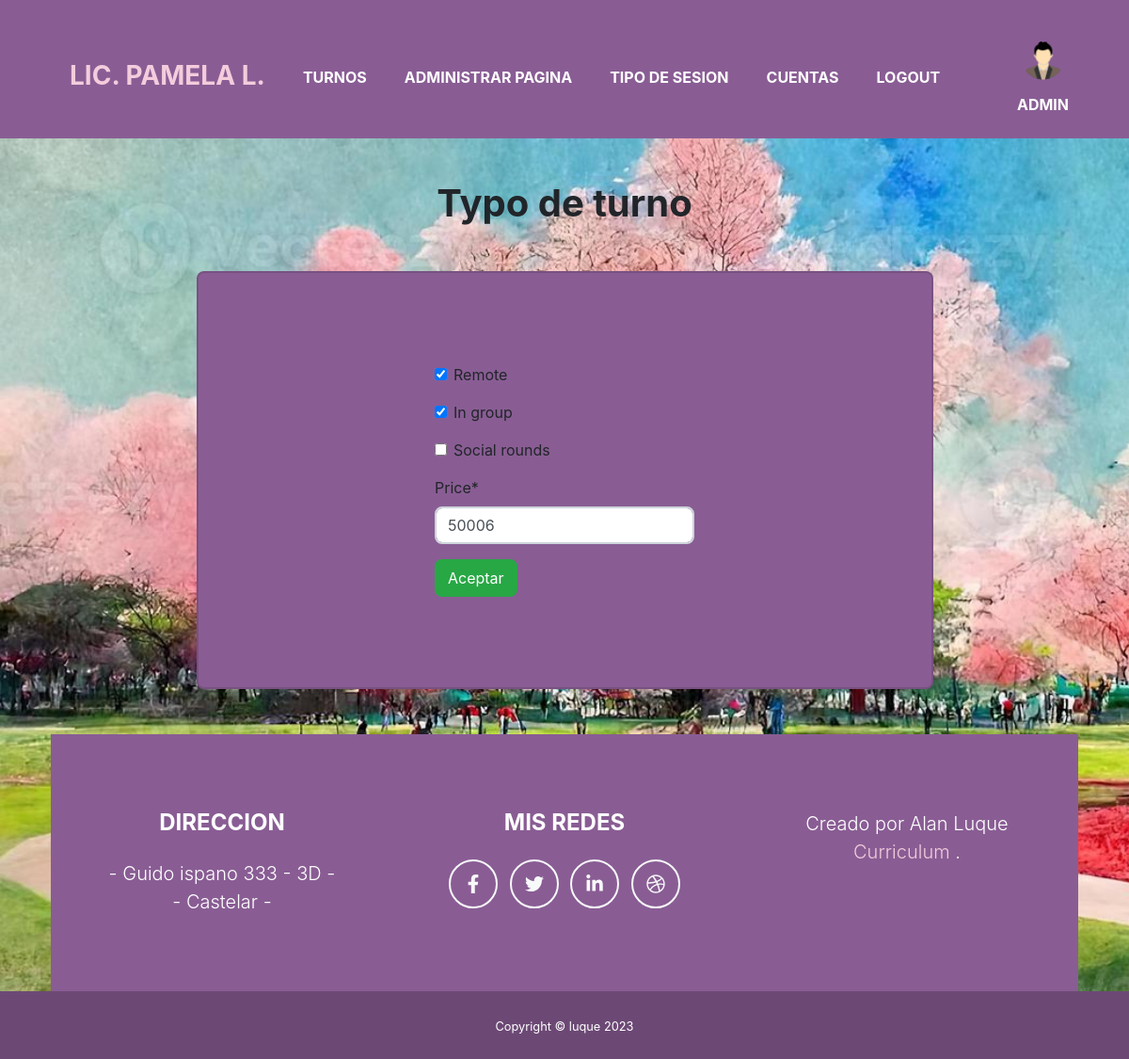
Page /administration/typeSession/update/3/ (signed in) on the committed database.
### apps/login/models.py (models this page shows, shortened)
class Acount(models.Model): # acount esta vinculado con lo usuario de django
    user = models.ForeignKey(User, on_delete=models.CASCADE, null=False, blank=False)
    type_session = models.ForeignKey(TypeSession, on_delete=models.PROTECT, default=3)
    email = models.EmailField(unique=True) # se inicia sesion con el email
    imgAvatar = models.ImageField(default="avatares/avatar.png", upload_to="avatares/")
    name = models.CharField(max_length=50)
    lastName = models.CharField(max_length=50)
    date = models.DateField() # fecha de nacimiento
    phone = models.CharField(max_length=16)
    is_admin = models.BooleanField(default=False)

### apps/agenda/models.py (models this page shows)
class TypeSession(models.Model): # el tipo de sesion q tendra el paciente
    remote = models.BooleanField(default=False)
    in_group = models.BooleanField(default=False)
    social_rounds = models.BooleanField(default=False) #obra social si o no
    price = models.IntegerField()
    name = models.CharField(max_length=50, default="nombre")

### decorators.py (the view)
    def custom_function(request, *args, **kwargs):
        try:
            acount = Acount.objects.get(user_id=request.user)
            request.imgAvatar = acount.imgAvatar
            request.is_admin = acount.is_admin
        except:
            request.imgAvatar = "avatares/avatar.png"
            request.is_admin = False
        return function(request, *args, **kwargs)

### apps/administration/views.py (called while the page is built)
    def get_context_data(self, **kwargs):
        context = super().get_context_data(**kwargs)
        context['tittle'] = 'Typo de turno'
        context['boton_name'] = "Aceptar"
        return context

### apps/administration/templates/administration/sectionForm.html (shortened to what this page needs)
{% extends 'core/base.html' %}
{% load static %}
{% load crispy_forms_tags %}
{% block title_h1 %}
        {{ tittle }}
{% endblock title_h1 %}
{% block content %}
        <div style="width: 75%; margin: auto" class="py-5 align-items-center bg-secondary card my-5" >
                <form action="" method="post", class="align-items-center p-5">
                        {{ form|crispy }}
                        <button type="submit", class="btn btn-success">{{ botton_text }}</button>
                </form>
        </div>
{% endblock content %}

### apps/core/templates/core/navBar.html (shortened to what this page needs)
<!DOCTYPE html>
<html lang="es">
    <head>
        {% load static %}
        <link href="{% static 'core/css/styles.css' %}" rel="stylesheet" />
        <link rel="stylesheet" href="https://cdnjs.cloudflare.com/ajax/libs/font-awesome/5.15.3/css/all.min.css">
    </head>
    <body id="page-top">
<div class="container mb-5">
<nav class="navbar navbar-expand-lg bg-secondary text-uppercase fixed-top pb-2" id="mainNav">
    <div class="container">
      <div class="collapse navbar-collapse" id="navbarSupportedContent">
        <ul class="navbar-nav me-auto mb-2 mb-lg-0">
            <li class="navbar-brand mx-0 mx-lg-1"><a class="nav-link py-0 px-0 px-lg-3 rounded" href="{% url 'home' %}">Lic. Pamela L.</a></li>
            {% if user.is_authenticated %}
                {% if request.is_admin %}
                <li class="nav-item mx-0 mx-lg-1"><a class="nav-link py-3 px-0 px-lg-3 rounded" href="{% url 'admin_turn' 0 %}">Turnos</a></li>
                <li class="nav-item mx-0 mx-lg-1"><a class="nav-link py-3 px-0 px-lg-3 rounded" href="{% url 'home-edit' %}">Administrar pagina</a></li>
                <li class="nav-item mx-0 mx-lg-1"><a class="nav-link py-3 px-0 px-lg-3 rounded" href="{% url 'typeSession' %}">Tipo de sesion</a></li>
                <li class="nav-item mx-0 mx-lg-1"><a class="nav-link py-3 px-0 px-lg-3 rounded" href="{% url 'cuentas' %}">cuentas</a></li>
                {% else %}
                <li class="nav-item mx-0 mx-lg-1"><a class="nav-link py-3 px-0 px-lg-3 rounded" href="{% url 'turns' %}">Turnos</a></li>
                <li class="nav-item mx-0 mx-lg-1"><a class="nav-link py-3 px-0 px-lg-3 rounded" href="{% url 'my-turns' %}">Mis turnos</a></li>
                {% endif %}
                <li class="nav-item mx-0 mx-lg-1"><a class="nav-link py-3 px-0 px-lg-3 rounded" href="{% url 'logout' %}">Logout</a></li>
            {% else %}
                <li class="nav-item mx-0 mx-lg-1"><a class="nav-link py-3 px-0 px-lg-3 rounded" href="{% url 'login' %}">Login</a></li>
                <li class="nav-item mx-0 mx-lg-1"><a class="nav-link py-3 px-0 px-lg-3 rounded" href="{% url 'register' %}">Register</a></li>
            {% endif %}
        </ul>
      </div>
      <div class="d-flex align-items-center">
        <div class="dropdown text-center">
          <a
            class=" d-flex align-items-center"
            href="{% url 'perfil' %}"
            id="navbarDropdownMenuAvatar"
            role="button"
            data-mdb-toggle="dropdown"
            aria-expanded="false"
          >
            <img
              src="/media/{{request.imgAvatar}}"
              class="rounded-circle"
              height="75"
              alt="Black and White Portrait of a Man"
              loading="lazy"
            />
          </a>
          <p class="text-white">{{user.username}}</p>
        </div>
      </div>
    </div>
  </nav>
</div>
        <div class="container pt-5">
          {% block base %}
          {% endblock base %}
        </div>
        <div class="copyright py-4 text-center text-white">
            <div class="container"><small>Copyright &copy; luque 2023</small></div>
        </div>
    </body>
</html>

### rows in the picture
Acount: imgAvatar (picture)
TypeSession: remote "☑", in_group "☑", price "50006"

### other values in the picture
{{ user.username }} "ADMIN"
{{ tittle }} "Typo de turno"
{{ botton_text }} "Aceptar"
